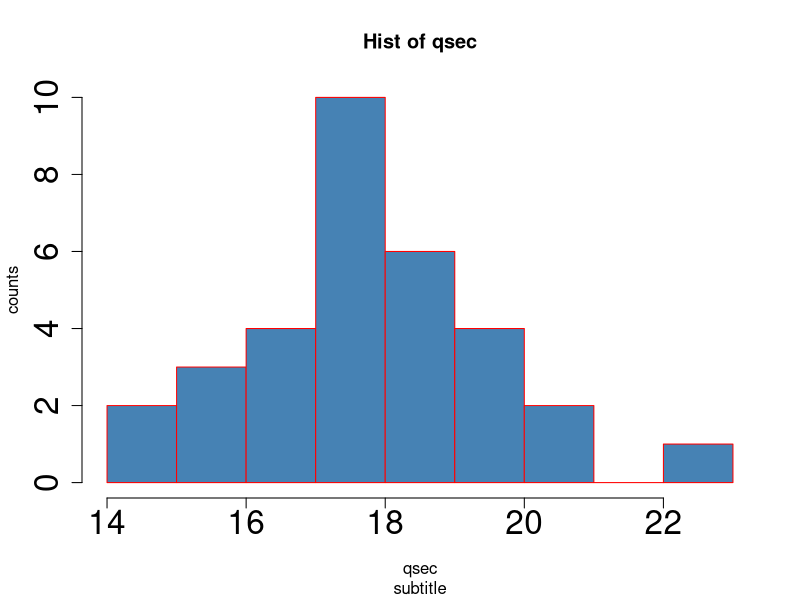
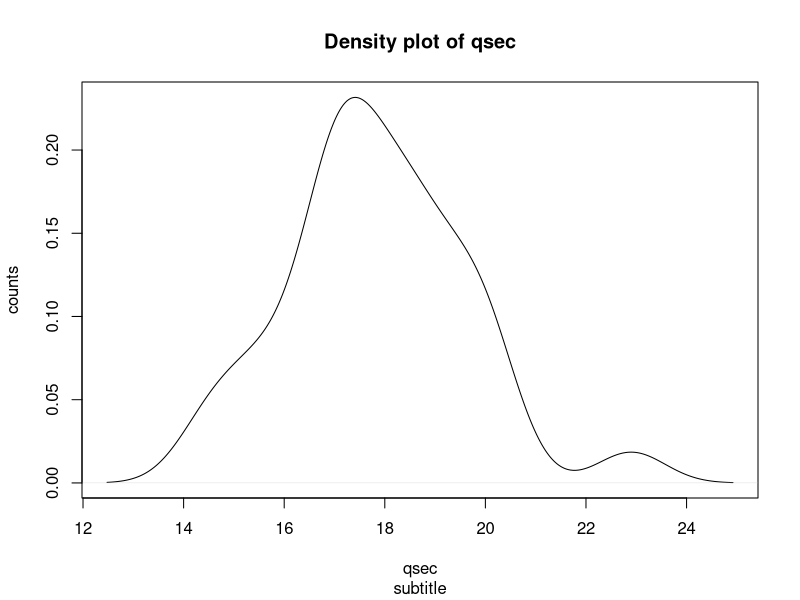
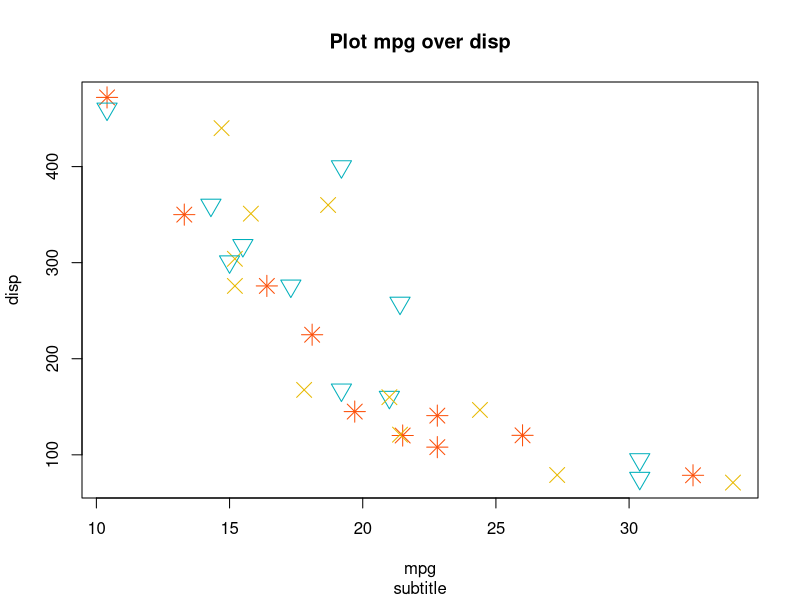
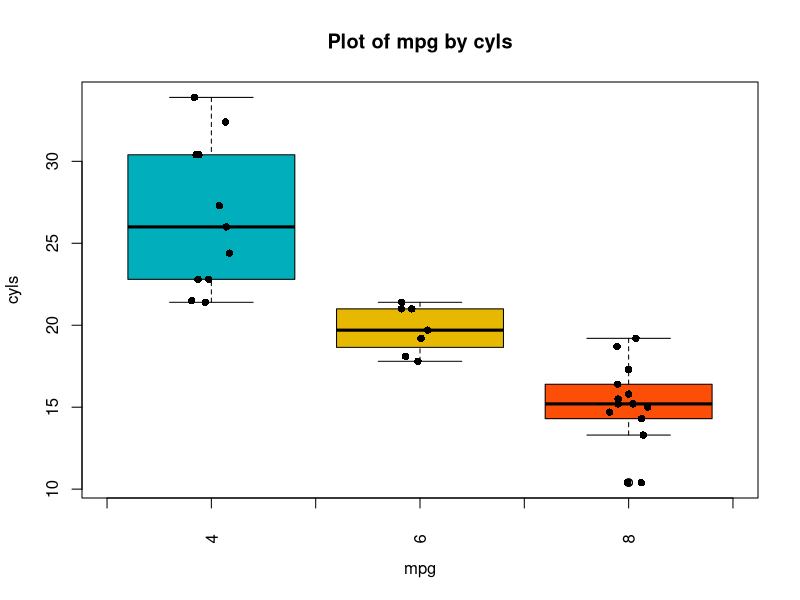
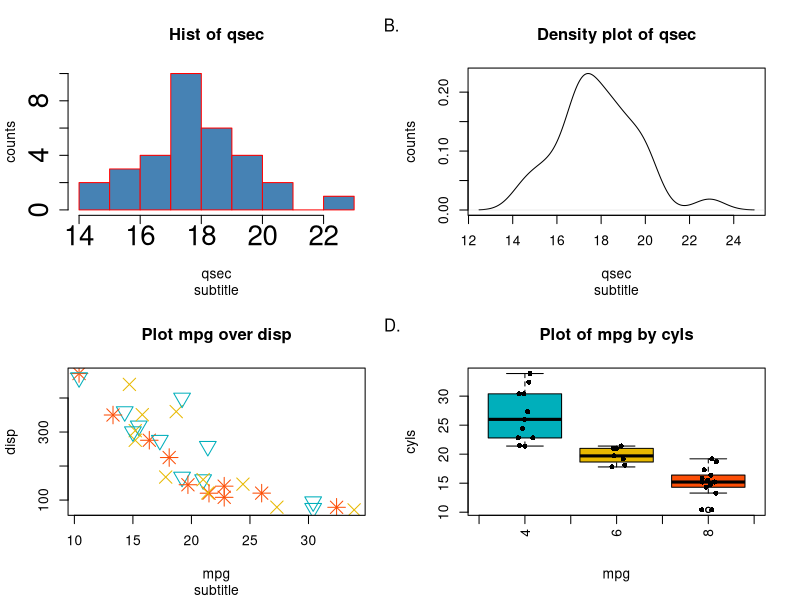

Here is the R script that generated these plots, in order:
#1
# Для датасета mtcars визуализировать:
# распределение qsec в виде гладкой линии и гистограммы (hist, plot-density-polygon)
# для гистограммы: подписать имена оси x, заголовок, подзаголовок, заполнить цветом гистограмму, задать другим цветом границы столбцов гистограммы. Увеличить размер шрифтов для осей в 2 раза (подписи и тики).


hist(mtcars$qsec,
    col = "steelblue", border = 'red',
    main = "Hist of qsec", sub = "subtitle",
    xlab = "qsec",
    ylab = "counts",
    cex.axis = 2)

plot(density(mtcars$qsec),
    xlab = "qsec",
    ylab = "counts",
    main = "Density plot of qsec",
    sub = "subtitle")

# 2
#точечный график, на котором будет отображаться зависимость mpg от disp (plot). Задать свой цвет, форму элементов для каждого значения cyl. Размер элементов должен быть равен 2.

cyls <- c(mtcars$cyl)[!duplicated(c(mtcars$cyl))]  # 3 вида 
colors <- c("#00AFBB", "#E7B800", "#FC4E07")


plot(mtcars$mpg, mtcars$disp,  
     main = "Plot mpg over disp",  
     sub = "subtitle",  xlab = "mpg", ylab = "disp",  
     cex = 2,
     pch = cyls,
     col = colors)


# 4
# боксплоты+джиттерплоты mpg для каждого значения cyl(три боксплота на 1 графике, джиттерплоты наложены на боксплоты). Надписи по оси абсцисс развернуть под углом 90 градусов

boxplot(mtcars$mpg ~ mtcars$cyl,
        main = "Plot of mpg by cyls",
        xlab = "mpg",
        ylab = "cyls", 
        col = c("#00AFBB", "#E7B800", "#FC4E07"), 
        xaxt='n')
axis(side = 1, labels = FALSE)
text(x = 1:3,
     y = par("usr")[3] - 2.5,
     labels = c(4, 6, 8),
     xpd = NA,
     srt = 90)
stripchart(mtcars$mpg ~ mtcars$cyl,
           vertical = TRUE, 
           method = "jitter", 
           add = TRUE,
           pch = 16,
           xaxt = "n")



# доп уровень
# Построить график c 4 панелями, использовав графики, сделанные ранее: распределение в виде гладкой линии, гистограмму, боксплоты и точечный график.
# Добавить буквы A B C В на соотв. панели(верхний левый угол
                                        


#set 4 panels
par(mfrow=c(2,2))

#create hist
hist(mtcars$qsec,
     col = "steelblue", border = 'red',
     main = "Hist of qsec", sub = "subtitle",
     xlab = "qsec",
     ylab = "counts",
     cex.axis = 2)
mtext("A.", side = 3, adj = -0.3, line = 2)

#create dens plot
plot(density(mtcars$qsec),
     xlab = "qsec",
     ylab = "counts",
     main = "Density plot of qsec",
     sub = "subtitle")
mtext("B.", side = 3, adj = -0.3, line = 2)

#create corr plot
plot(mtcars$mpg, mtcars$disp,  
     main = "Plot mpg over disp",  
     sub = "subtitle",  xlab = "mpg", ylab = "disp",  
     cex = 2,
     pch = cyls,
     col = colors)
mtext("C.",side = 3, adj = -0.3, line = 2)

#create boxplot + jitt
boxplot(mtcars$mpg ~ mtcars$cyl,
        main = "Plot of mpg by cyls",
        xlab = "mpg",
        ylab = "cyls", 
        col = c("#00AFBB", "#E7B800", "#FC4E07"), 
        xaxt='n')
axis(side = 1, labels = FALSE)
text(x = 1:3,
     y = par("usr")[3] - 3,
     labels = c(4, 6, 8),
     xpd = NA,
     srt = 90)
stripchart(mtcars$mpg ~ mtcars$cyl,
           vertical = TRUE, 
           method = "jitter", 
           add = TRUE,
           pch = 16,
           xaxt = "n")
mtext("D.", side = 3, adj = -0.3, line = 2)
